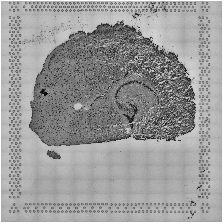
#> input picture crispv2_1/data/img_input/GLDS-352_SpatialTranscriptomics_NASA-RR3_Sample_158_A1.png, 224 x 224 px, given in place of GLDS-352_SpatialTranscriptomics_NASA-RR3_Sample_158_A1.jpg, which was not available
$ jupyter execute --allow-errors RR3_Data_Exploration.ipynb   (text cells are left out)
#> lines starting #> are read from the running program, lines starting #| are printed output that depends on the picture; pictures that were not available may be replaced by others from this repository, and a replacement may not be noted
[cell 1]
import pandas as pd
import numpy as np
import PIL
from PIL import Image
import dask

Image.MAX_IMAGE_PIXELS = None

[cell 2]
import dask.array as da
from dask import delayed

[cell 3]
import os
import gzip
import zipfile
import requests
import matplotlib.pyplot as plt

[cell 4]
base_url = "https://osdr.nasa.gov/osdr/data/osd/files/352.7"
headers = {"Accept": "application/json"}

#> (a cell that did not finish here is left out)

#> (a cell that did not finish here is left out)

#> (a cell that did not finish here is left out)

#> (a cell that did not finish here is left out)

[cell 9]
rr3_label_dict = {
    'GLDS-352_SpatialTranscriptomics_NASA-RR3_Sample_158_A1.jpg': 'Space Flight',
    'GLDS-352_SpatialTranscriptomics_NASA-RR3_Sample_158_B1.jpg': 'Space Flight',
    'GLDS-352_SpatialTranscriptomics_NASA-RR3_Sample_158_C1.jpg': 'Space Flight',
    'GLDS-352_SpatialTranscriptomics_NASA-RR3_Sample_158_D1.jpg': 'Space Flight',
    'GLDS-352_SpatialTranscriptomics_NASA-RR3_Sample_159_A1.jpg': 'Ground Control',
    'GLDS-352_SpatialTranscriptomics_NASA-RR3_Sample_159_B1.jpg': 'Ground Control',
    'GLDS-352_SpatialTranscriptomics_NASA-RR3_Sample_159_C1.jpg': 'Space Flight',
    'GLDS-352_SpatialTranscriptomics_NASA-RR3_Sample_159_D1.jpg': 'Space Flight',
    'GLDS-352_SpatialTranscriptomics_NASA-RR3_Sample_304_A1.jpg': 'Ground Control',
    'GLDS-352_SpatialTranscriptomics_NASA-RR3_Sample_304_B1.jpg': 'Ground Control',
    'GLDS-352_SpatialTranscriptomics_NASA-RR3_Sample_304_C1.jpg': 'Ground Control',
    'GLDS-352_SpatialTranscriptomics_NASA-RR3_Sample_304_D1.jpg': 'Ground Control',
}

rr3_labels = pd.DataFrame(list(rr3_label_dict.items()), columns=['image_file_path', 'label'])

rr3_labels.head()

[cell 10]
folder_path = 'rr3_dataset/input'

#> (the rest of this cell did not finish here and is left out)

[cell 11]
rr3_labels.head()

[cell 12]
output_folder = "rr3_dataset/preprocessed_images"
image_folder = "rr3_dataset/input"

[cell 13]
os.makedirs(output_folder, exist_ok=True)

[cell 14]
image_size = (224, 224)

[cell 15]
# Example file

image_path = 'rr3_dataset/input/GLDS-352_SpatialTranscriptomics_NASA-RR3_Sample_158_A1.jpg'

img = Image.open(image_path)
#> img is the input picture: PIL image 224x224 L; min 8, max 255, mean 155.2

intermediate_size = (img.size[0] // 4, img.size[1] // 4)
#> intermediate_size = (56, 56)
img_intermediate = img.resize(intermediate_size, Image.Resampling.NEAREST)
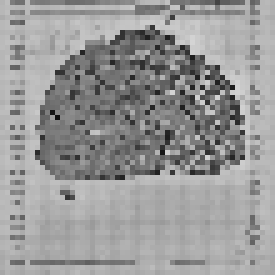
#> img_intermediate: PIL image 56x56 L (shown 5 times larger); min 14, max 255, mean 155.7
img_resized = img_intermediate.resize(image_size, Image.Resampling.NEAREST)

img_array = np.array(img_resized) / 255.0

plt.imshow(img_array)
plt.show()

[cell 16]
image_data = []
image_labels = []
import cv2

for _, row in rr3_labels.iterrows():
    file_name = row["image_file_path"]
    label = row["label"]

    file_path = os.path.join(image_folder, file_name)
    print(file_path)
    if os.path.exists(file_path):
        try:
            with Image.open(file_path) as img:
                img_gray = img.convert("L")

                img_array_gray = np.array(img_gray)

                # equalized_img_array = cv2.equalizeHist(img_array_gray) # HISTOGRAM EQUALIZATION

                clahe = cv2.createCLAHE(clipLimit=2.0, tileGridSize=(8, 8)) # ADAPTIVE HE
                equalized_img_array = clahe.apply(img_array_gray)
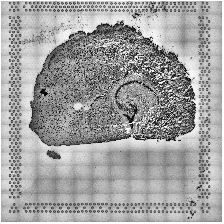
#> equalized_img_array: shape (224, 224); min 3, max 255, mean 162.2

                equalized_img = Image.fromarray(equalized_img_array)

                intermediate_size = (equalized_img.size[0] // 4, equalized_img.size[1] // 4)
                img_intermediate = equalized_img.resize(intermediate_size, Image.Resampling.NEAREST)
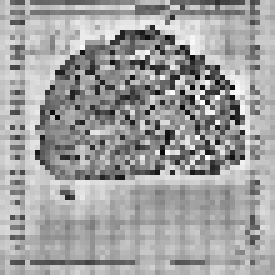
#> img_intermediate: PIL image 56x56 L (shown 5 times larger); min 8, max 255, mean 162.8
                img_resized = img_intermediate.resize(image_size, Image.Resampling.NEAREST)

                img_array = np.array(img_resized) / 255.0

                output_image_path = os.path.join(output_folder, f"{os.path.splitext(file_name)[0]}.npy")
                np.save(output_image_path, img_array)

                rr3_labels.loc[_, "processed_file_path"] = output_image_path

            del img_intermediate
            del img_resized
            del img_array

        except Exception as e:
            print(f"Error processing {file_name}: {e}")

[cell 17]
# Alternate method with Dask-Image for resizing and normalization

def process_image(file_path, output_folder, image_size):
    print(file_path)
    try:
        with Image.open(file_path) as img:
            img_resized = img.resize(image_size, Image.Resampling.NEAREST)
            img_array = np.array(img_resized) / 255.0
            output_image_path = os.path.join(output_folder, f"{os.path.splitext(os.path.basename(file_path))[0]}.npy")
            np.save(output_image_path, img_array)
            return output_image_path
    except Exception as e:
        return f"Error processing {file_path}: {e}"

delayed_tasks = []
for _, row in rr3_labels.iterrows():
    file_name = row["image_file_path"]
    file_path = os.path.join(image_folder, file_name)
    if os.path.exists(file_path):
        delayed_task = delayed(process_image)(file_path, output_folder, image_size)
        delayed_tasks.append(delayed_task)

#> (the rest of this cell did not finish here and is left out)
